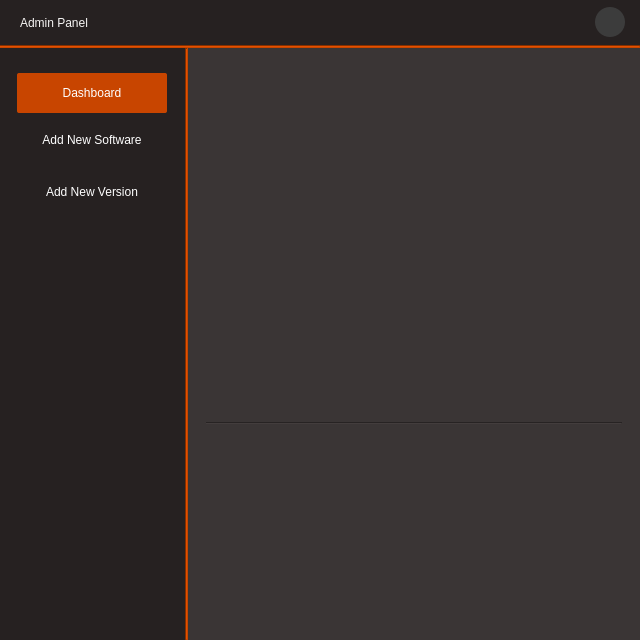
<?xml version="1.0" encoding="UTF-8"?>
<ui version="4.0">
 <class>AdminPanel</class>
 <widget class="QDialog" name="AdminPanel">
  <property name="geometry">
   <rect>
    <x>0</x>
    <y>0</y>
    <width>640</width>
    <height>640</height>
   </rect>
  </property>
  <property name="minimumSize">
   <size>
    <width>640</width>
    <height>640</height>
   </size>
  </property>
  <property name="maximumSize">
   <size>
    <width>640</width>
    <height>640</height>
   </size>
  </property>
  <property name="windowTitle">
   <string>Dialog</string>
  </property>
  <property name="styleSheet">
   <string notr="true">background-color: rgb(58, 53, 53);</string>
  </property>
  <layout class="QVBoxLayout" name="verticalLayout_3">
   <property name="spacing">
    <number>0</number>
   </property>
   <property name="leftMargin">
    <number>0</number>
   </property>
   <property name="topMargin">
    <number>0</number>
   </property>
   <property name="rightMargin">
    <number>0</number>
   </property>
   <property name="bottomMargin">
    <number>0</number>
   </property>
   <item>
    <widget class="QFrame" name="frame_topBar">
     <property name="minimumSize">
      <size>
       <width>0</width>
       <height>45</height>
      </size>
     </property>
     <property name="maximumSize">
      <size>
       <width>16777215</width>
       <height>45</height>
      </size>
     </property>
     <property name="styleSheet">
      <string notr="true">background-color: rgb(38, 33, 33);</string>
     </property>
     <property name="frameShape">
      <enum>QFrame::NoFrame</enum>
     </property>
     <property name="frameShadow">
      <enum>QFrame::Raised</enum>
     </property>
     <layout class="QHBoxLayout" name="horizontalLayout_2">
      <property name="spacing">
       <number>10</number>
      </property>
      <property name="leftMargin">
       <number>20</number>
      </property>
      <property name="topMargin">
       <number>0</number>
      </property>
      <property name="rightMargin">
       <number>15</number>
      </property>
      <property name="bottomMargin">
       <number>0</number>
      </property>
      <item>
       <widget class="QLabel" name="label">
        <property name="styleSheet">
         <string notr="true">color: rgb(246, 245, 244);
font: 700 13pt &quot;Ubuntu&quot;;</string>
        </property>
        <property name="text">
         <string>Admin Panel</string>
        </property>
       </widget>
      </item>
      <item>
       <spacer name="horizontalSpacer">
        <property name="orientation">
         <enum>Qt::Horizontal</enum>
        </property>
        <property name="sizeHint" stdset="0">
         <size>
          <width>443</width>
          <height>20</height>
         </size>
        </property>
       </spacer>
      </item>
      <item>
       <widget class="QPushButton" name="pushButton_exit">
        <property name="minimumSize">
         <size>
          <width>30</width>
          <height>30</height>
         </size>
        </property>
        <property name="maximumSize">
         <size>
          <width>30</width>
          <height>30</height>
         </size>
        </property>
        <property name="cursor">
         <cursorShape>PointingHandCursor</cursorShape>
        </property>
        <property name="toolTip">
         <string>Exit</string>
        </property>
        <property name="autoFillBackground">
         <bool>false</bool>
        </property>
        <property name="styleSheet">
         <string notr="true">QPushButton{
background-image: url(:/icons/Assets/icons/cil-x.png);
background-color: rgb(60, 60, 60);
border:none;
background-repeat: no-repeat;
background-position: center;
border-radius:15px;
}

QPushButton::hover{
background-color: rgb(170, 0, 0);
border-radius:15px;
border:none;
background-repeat: no-repeat;
background-position: center;
}</string>
        </property>
        <property name="text">
         <string/>
        </property>
        <property name="autoRepeat">
         <bool>false</bool>
        </property>
        <property name="autoExclusive">
         <bool>false</bool>
        </property>
        <property name="autoDefault">
         <bool>false</bool>
        </property>
        <property name="default">
         <bool>false</bool>
        </property>
        <property name="flat">
         <bool>false</bool>
        </property>
       </widget>
      </item>
     </layout>
    </widget>
   </item>
   <item>
    <widget class="Line" name="line_2">
     <property name="styleSheet">
      <string notr="true">background-color: rgb(198, 70, 0);</string>
     </property>
     <property name="orientation">
      <enum>Qt::Horizontal</enum>
     </property>
    </widget>
   </item>
   <item>
    <widget class="QFrame" name="frame">
     <property name="frameShape">
      <enum>QFrame::NoFrame</enum>
     </property>
     <property name="frameShadow">
      <enum>QFrame::Raised</enum>
     </property>
     <layout class="QHBoxLayout" name="horizontalLayout">
      <property name="spacing">
       <number>0</number>
      </property>
      <property name="leftMargin">
       <number>0</number>
      </property>
      <property name="topMargin">
       <number>0</number>
      </property>
      <property name="rightMargin">
       <number>0</number>
      </property>
      <property name="bottomMargin">
       <number>0</number>
      </property>
      <item>
       <widget class="QFrame" name="frame_3">
        <property name="minimumSize">
         <size>
          <width>185</width>
          <height>0</height>
         </size>
        </property>
        <property name="maximumSize">
         <size>
          <width>185</width>
          <height>16777215</height>
         </size>
        </property>
        <property name="styleSheet">
         <string notr="true">background-color: rgb(38, 33, 33);</string>
        </property>
        <property name="frameShape">
         <enum>QFrame::NoFrame</enum>
        </property>
        <property name="frameShadow">
         <enum>QFrame::Raised</enum>
        </property>
        <layout class="QVBoxLayout" name="verticalLayout_2">
         <property name="spacing">
          <number>12</number>
         </property>
         <property name="leftMargin">
          <number>0</number>
         </property>
         <property name="topMargin">
          <number>20</number>
         </property>
         <property name="rightMargin">
          <number>0</number>
         </property>
         <property name="bottomMargin">
          <number>0</number>
         </property>
         <item alignment="Qt::AlignHCenter">
          <widget class="QPushButton" name="pushButton_dashboard">
           <property name="minimumSize">
            <size>
             <width>150</width>
             <height>40</height>
            </size>
           </property>
           <property name="maximumSize">
            <size>
             <width>150</width>
             <height>30</height>
            </size>
           </property>
           <property name="cursor">
            <cursorShape>PointingHandCursor</cursorShape>
           </property>
           <property name="styleSheet">
            <string notr="true">QPushButton{
font: 700 11pt &quot;Ubuntu&quot;;
background-color:rgb(200, 69, 0);
border-radius:2px;
color: rgb(255, 255, 255);
border:none;
padding: 0px 0px 0px 0px;
background-repeat: no-repeat;
background-position: left center;
background-origin: content; 
}

QPushButton::hover{
background-color:rgb(200, 69, 0);
}


</string>
           </property>
           <property name="text">
            <string>Dashboard</string>
           </property>
          </widget>
         </item>
         <item alignment="Qt::AlignHCenter">
          <widget class="QPushButton" name="pushButton_menu_newApp">
           <property name="minimumSize">
            <size>
             <width>150</width>
             <height>40</height>
            </size>
           </property>
           <property name="maximumSize">
            <size>
             <width>150</width>
             <height>40</height>
            </size>
           </property>
           <property name="cursor">
            <cursorShape>PointingHandCursor</cursorShape>
           </property>
           <property name="styleSheet">
            <string notr="true">QPushButton{
font: 700 11pt &quot;Ubuntu&quot;;
background-color:transparent;
border-radius:2px;
color: rgb(255, 255, 255);
border:none;
padding: 0px 0px 0px 0px;
 background-repeat: no-repeat;
background-position: left center;
background-origin: content; 
}

QPushButton::hover{
background-color:rgb(200, 69, 0);
}



</string>
           </property>
           <property name="text">
            <string>Add New Software</string>
           </property>
          </widget>
         </item>
         <item alignment="Qt::AlignHCenter">
          <widget class="QPushButton" name="pushButton_menu_newVersion">
           <property name="minimumSize">
            <size>
             <width>150</width>
             <height>40</height>
            </size>
           </property>
           <property name="maximumSize">
            <size>
             <width>150</width>
             <height>40</height>
            </size>
           </property>
           <property name="cursor">
            <cursorShape>PointingHandCursor</cursorShape>
           </property>
           <property name="styleSheet">
            <string notr="true">QPushButton{
font: 700 11pt &quot;Ubuntu&quot;;
background-color:transparent;
border-radius:2px;
color: rgb(255, 255, 255);
border:none;
padding: 0px 0px 0px 0px;
 background-repeat: no-repeat;
background-position: left center;
background-origin: content; 
}

QPushButton::hover{
background-color:rgb(200, 69, 0);
}



</string>
           </property>
           <property name="text">
            <string>Add New Version</string>
           </property>
          </widget>
         </item>
         <item>
          <spacer name="verticalSpacer">
           <property name="orientation">
            <enum>Qt::Vertical</enum>
           </property>
           <property name="sizeHint" stdset="0">
            <size>
             <width>20</width>
             <height>409</height>
            </size>
           </property>
          </spacer>
         </item>
        </layout>
       </widget>
      </item>
      <item>
       <widget class="Line" name="line">
        <property name="styleSheet">
         <string notr="true">background-color: rgb(198, 70, 0);</string>
        </property>
        <property name="orientation">
         <enum>Qt::Vertical</enum>
        </property>
       </widget>
      </item>
      <item>
       <widget class="QFrame" name="frame_2">
        <property name="frameShape">
         <enum>QFrame::NoFrame</enum>
        </property>
        <property name="frameShadow">
         <enum>QFrame::Raised</enum>
        </property>
        <layout class="QVBoxLayout" name="verticalLayout">
         <item>
          <widget class="QStackedWidget" name="stackedWidget">
           <property name="currentIndex">
            <number>1</number>
           </property>
           <widget class="QWidget" name="page_dashboard">
            <layout class="QVBoxLayout" name="verticalLayout_5">
             <item>
              <widget class="QFrame" name="frame_5">
               <property name="frameShape">
                <enum>QFrame::NoFrame</enum>
               </property>
               <property name="frameShadow">
                <enum>QFrame::Raised</enum>
               </property>
              </widget>
             </item>
            </layout>
           </widget>
           <widget class="QWidget" name="page_newApp">
            <layout class="QVBoxLayout" name="verticalLayout_6">
             <property name="spacing">
              <number>0</number>
             </property>
             <property name="leftMargin">
              <number>0</number>
             </property>
             <property name="topMargin">
              <number>0</number>
             </property>
             <property name="rightMargin">
              <number>0</number>
             </property>
             <property name="bottomMargin">
              <number>0</number>
             </property>
             <item>
              <widget class="QFrame" name="frame_6">
               <property name="frameShape">
                <enum>QFrame::NoFrame</enum>
               </property>
               <property name="frameShadow">
                <enum>QFrame::Raised</enum>
               </property>
               <layout class="QVBoxLayout" name="verticalLayout_7">
                <item>
                 <widget class="QFrame" name="frame_9">
                  <property name="maximumSize">
                   <size>
                    <width>16777215</width>
                    <height>350</height>
                   </size>
                  </property>
                  <property name="frameShape">
                   <enum>QFrame::NoFrame</enum>
                  </property>
                  <property name="frameShadow">
                   <enum>QFrame::Raised</enum>
                  </property>
                  <layout class="QVBoxLayout" name="verticalLayout_8">
                   <item>
                    <widget class="QStackedWidget" name="stackedWidget_newSoftware">
                     <property name="currentIndex">
                      <number>1</number>
                     </property>
                     <widget class="QWidget" name="page">
                      <layout class="QVBoxLayout" name="verticalLayout_9">
                       <item>
                        <widget class="QFrame" name="frame_7">
                         <property name="styleSheet">
                          <string notr="true">border: 2px solid rgb(164, 73, 0);
border-radius:5px;</string>
                         </property>
                         <property name="frameShape">
                          <enum>QFrame::NoFrame</enum>
                         </property>
                         <property name="frameShadow">
                          <enum>QFrame::Raised</enum>
                         </property>
                         <widget class="QLineEdit" name="lineEdit_newSoftwareName">
                          <property name="geometry">
                           <rect>
                            <x>30</x>
                            <y>50</y>
                            <width>320</width>
                            <height>25</height>
                           </rect>
                          </property>
                          <property name="minimumSize">
                           <size>
                            <width>320</width>
                            <height>25</height>
                           </size>
                          </property>
                          <property name="maximumSize">
                           <size>
                            <width>320</width>
                            <height>25</height>
                           </size>
                          </property>
                          <property name="styleSheet">
                           <string notr="true">QLineEdit{
color: rgb(0,0, 0);
font: 63 8pt &quot;Segoe UI Semibold&quot;;
background-color: rgb(255, 255, 255);
border-radius:5px;
border: 2px solid rgb(100, 100, 100);
padding-left: 10px
}

</string>
                          </property>
                          <property name="inputMask">
                           <string extracomment="Software Name"/>
                          </property>
                          <property name="text">
                           <string/>
                          </property>
                          <property name="frame">
                           <bool>true</bool>
                          </property>
                          <property name="placeholderText">
                           <string>Software Name</string>
                          </property>
                         </widget>
                         <widget class="QLineEdit" name="lineEdit_newSoftwareSubtitle">
                          <property name="geometry">
                           <rect>
                            <x>30</x>
                            <y>80</y>
                            <width>320</width>
                            <height>25</height>
                           </rect>
                          </property>
                          <property name="minimumSize">
                           <size>
                            <width>320</width>
                            <height>25</height>
                           </size>
                          </property>
                          <property name="maximumSize">
                           <size>
                            <width>320</width>
                            <height>25</height>
                           </size>
                          </property>
                          <property name="styleSheet">
                           <string notr="true">QLineEdit{
color: rgb(0,0, 0);
font: 63 8pt &quot;Segoe UI Semibold&quot;;
background-color: rgb(255, 255, 255);
border-radius:5px;
border: 2px solid rgb(100, 100, 100);
padding-left: 10px
}

</string>
                          </property>
                          <property name="inputMask">
                           <string extracomment="Summary"/>
                          </property>
                          <property name="text">
                           <string/>
                          </property>
                          <property name="placeholderText">
                           <string>Subtitle</string>
                          </property>
                         </widget>
                         <widget class="QLabel" name="user_description_3">
                          <property name="geometry">
                           <rect>
                            <x>10</x>
                            <y>20</y>
                            <width>171</width>
                            <height>21</height>
                           </rect>
                          </property>
                          <property name="styleSheet">
                           <string notr="true">color: rgb(200,200, 200);
font: 75 12pt &quot;Monospac821 BT&quot;;
border:none;</string>
                          </property>
                          <property name="text">
                           <string>New Software:</string>
                          </property>
                         </widget>
                         <widget class="QPushButton" name="pushButton_newSoftwareCreate">
                          <property name="geometry">
                           <rect>
                            <x>30</x>
                            <y>230</y>
                            <width>80</width>
                            <height>25</height>
                           </rect>
                          </property>
                          <property name="minimumSize">
                           <size>
                            <width>80</width>
                            <height>25</height>
                           </size>
                          </property>
                          <property name="maximumSize">
                           <size>
                            <width>80</width>
                            <height>25</height>
                           </size>
                          </property>
                          <property name="cursor">
                           <cursorShape>PointingHandCursor</cursorShape>
                          </property>
                          <property name="styleSheet">
                           <string notr="true">QPushButton{
color: rgb(50, 50, 50);
font: 700 11pt &quot;Garuda&quot;;
background-color: rgb(230, 230, 230);
border-radius: 6 px;
border:none;
background-repeat: no-repeat;
background-position: center;
}
QPushButton::hover{
background-color: rgb(180, 255, 5);
border-radius:6 px;
border:none;
background-repeat: no-repeat;
background-position: center;
}</string>
                          </property>
                          <property name="text">
                           <string>Create</string>
                          </property>
                         </widget>
                         <widget class="QTextEdit" name="textEdit_newSoftwareDescription">
                          <property name="geometry">
                           <rect>
                            <x>30</x>
                            <y>140</y>
                            <width>320</width>
                            <height>80</height>
                           </rect>
                          </property>
                          <property name="minimumSize">
                           <size>
                            <width>320</width>
                            <height>80</height>
                           </size>
                          </property>
                          <property name="maximumSize">
                           <size>
                            <width>320</width>
                            <height>80</height>
                           </size>
                          </property>
                          <property name="styleSheet">
                           <string notr="true">QTextEdit{
color: rgb(0,0, 0);
font: 63 8pt &quot;Segoe UI Semibold&quot;;
background-color: rgb(255, 255, 255);
border-radius:5px;
border: 2px solid rgb(100, 100, 100);
padding-left: 10px
}</string>
                          </property>
                          <property name="frameShape">
                           <enum>QFrame::NoFrame</enum>
                          </property>
                         </widget>
                         <widget class="QLabel" name="user_description_4">
                          <property name="geometry">
                           <rect>
                            <x>35</x>
                            <y>115</y>
                            <width>171</width>
                            <height>21</height>
                           </rect>
                          </property>
                          <property name="styleSheet">
                           <string notr="true">color: rgb(200,200, 200);
font: 75 10pt &quot;Monospac821 BT&quot;;
border:none;</string>
                          </property>
                          <property name="text">
                           <string>Description:</string>
                          </property>
                         </widget>
                        </widget>
                       </item>
                      </layout>
                     </widget>
                     <widget class="QWidget" name="page_2">
                      <layout class="QVBoxLayout" name="verticalLayout_10">
                       <item alignment="Qt::AlignHCenter">
                        <widget class="QLabel" name="label_newAppLoadingGif">
                         <property name="minimumSize">
                          <size>
                           <width>200</width>
                           <height>200</height>
                          </size>
                         </property>
                         <property name="maximumSize">
                          <size>
                           <width>200</width>
                           <height>200</height>
                          </size>
                         </property>
                         <property name="text">
                          <string/>
                         </property>
                        </widget>
                       </item>
                      </layout>
                     </widget>
                    </widget>
                   </item>
                  </layout>
                 </widget>
                </item>
                <item>
                 <widget class="Line" name="line_3">
                  <property name="orientation">
                   <enum>Qt::Horizontal</enum>
                  </property>
                 </widget>
                </item>
                <item>
                 <widget class="QFrame" name="frame_8">
                  <property name="frameShape">
                   <enum>QFrame::NoFrame</enum>
                  </property>
                  <property name="frameShadow">
                   <enum>QFrame::Raised</enum>
                  </property>
                 </widget>
                </item>
               </layout>
              </widget>
             </item>
            </layout>
           </widget>
           <widget class="QWidget" name="page_newVersion">
            <layout class="QVBoxLayout" name="verticalLayout_4">
             <item>
              <widget class="QFrame" name="frame_4">
               <property name="frameShape">
                <enum>QFrame::NoFrame</enum>
               </property>
               <property name="frameShadow">
                <enum>QFrame::Raised</enum>
               </property>
              </widget>
             </item>
            </layout>
           </widget>
          </widget>
         </item>
        </layout>
       </widget>
      </item>
     </layout>
    </widget>
   </item>
  </layout>
 </widget>
 <resources/>
 <connections/>
</ui>
